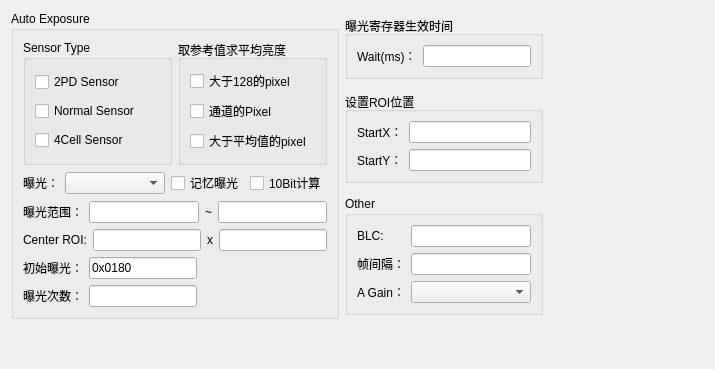
<?xml version="1.0" encoding="UTF-8"?>
<ui version="4.0">
 <class>ConfWidget</class>
 <widget class="QWidget" name="ConfWidget">
  <property name="geometry">
   <rect>
    <x>0</x>
    <y>0</y>
    <width>715</width>
    <height>369</height>
   </rect>
  </property>
  <property name="windowTitle">
   <string>Form</string>
  </property>
  <layout class="QGridLayout" name="gridLayout_4">
   <item row="0" column="0" rowspan="3">
    <widget class="QGroupBox" name="groupBox">
     <property name="sizePolicy">
      <sizepolicy hsizetype="Fixed" vsizetype="Fixed">
       <horstretch>0</horstretch>
       <verstretch>0</verstretch>
      </sizepolicy>
     </property>
     <property name="title">
      <string>Auto Exposure</string>
     </property>
     <layout class="QGridLayout" name="gridLayout_3">
      <item row="0" column="0">
       <layout class="QHBoxLayout" name="horizontalLayout">
        <item>
         <widget class="QGroupBox" name="groupBox_3">
          <property name="title">
           <string>Sensor Type</string>
          </property>
          <layout class="QVBoxLayout" name="verticalLayout">
           <item>
            <widget class="QCheckBox" name="checkBox2PD">
             <property name="text">
              <string>2PD Sensor</string>
             </property>
            </widget>
           </item>
           <item>
            <widget class="QCheckBox" name="checkBoxNormal">
             <property name="text">
              <string>Normal Sensor</string>
             </property>
            </widget>
           </item>
           <item>
            <widget class="QCheckBox" name="checkBox4Cell">
             <property name="text">
              <string>4Cell Sensor</string>
             </property>
            </widget>
           </item>
          </layout>
         </widget>
        </item>
        <item>
         <widget class="QGroupBox" name="groupBox_5">
          <property name="title">
           <string>取参考值求平均亮度</string>
          </property>
          <layout class="QVBoxLayout" name="verticalLayout_2">
           <item>
            <widget class="QCheckBox" name="checkBox128Pixel">
             <property name="text">
              <string>大于128的pixel</string>
             </property>
            </widget>
           </item>
           <item>
            <widget class="QCheckBox" name="checkBoxChlPixel">
             <property name="text">
              <string>通道的Pixel</string>
             </property>
            </widget>
           </item>
           <item>
            <widget class="QCheckBox" name="checkBoxAvgPixel">
             <property name="text">
              <string>大于平均值的pixel</string>
             </property>
            </widget>
           </item>
          </layout>
         </widget>
        </item>
       </layout>
      </item>
      <item row="1" column="0">
       <layout class="QHBoxLayout" name="horizontalLayout_7">
        <item>
         <widget class="QLabel" name="label_11">
          <property name="text">
           <string>曝光：</string>
          </property>
         </widget>
        </item>
        <item>
         <widget class="QComboBox" name="comboBoxAEMode">
          <property name="sizePolicy">
           <sizepolicy hsizetype="Expanding" vsizetype="Fixed">
            <horstretch>0</horstretch>
            <verstretch>0</verstretch>
           </sizepolicy>
          </property>
         </widget>
        </item>
        <item>
         <widget class="QCheckBox" name="checkBoxRememberAE">
          <property name="text">
           <string>记忆曝光</string>
          </property>
         </widget>
        </item>
        <item>
         <widget class="QCheckBox" name="checkBox10Bit">
          <property name="text">
           <string>10Bit计算</string>
          </property>
         </widget>
        </item>
       </layout>
      </item>
      <item row="2" column="0">
       <layout class="QHBoxLayout" name="horizontalLayout_6">
        <item>
         <widget class="QLabel" name="label_12">
          <property name="text">
           <string>曝光范围：</string>
          </property>
         </widget>
        </item>
        <item>
         <widget class="QLineEdit" name="lineEditAEMinVal"/>
        </item>
        <item>
         <widget class="QLabel" name="label_13">
          <property name="text">
           <string>~</string>
          </property>
         </widget>
        </item>
        <item>
         <widget class="QLineEdit" name="lineEditAEMaxVal"/>
        </item>
       </layout>
      </item>
      <item row="3" column="0">
       <layout class="QHBoxLayout" name="horizontalLayout_5">
        <item>
         <widget class="QLabel" name="label_14">
          <property name="text">
           <string>Center ROI:</string>
          </property>
         </widget>
        </item>
        <item>
         <widget class="QLineEdit" name="lineEditROIRatioH"/>
        </item>
        <item>
         <widget class="QLabel" name="label_15">
          <property name="text">
           <string>x</string>
          </property>
         </widget>
        </item>
        <item>
         <widget class="QLineEdit" name="lineEditROIRatioW"/>
        </item>
       </layout>
      </item>
      <item row="4" column="0">
       <layout class="QHBoxLayout" name="horizontalLayout_8">
        <item>
         <layout class="QHBoxLayout" name="horizontalLayout_4">
          <item>
           <widget class="QLabel" name="label_18">
            <property name="text">
             <string>初始曝光：</string>
            </property>
           </widget>
          </item>
          <item>
           <widget class="QLineEdit" name="lineEditAEInfinitiVal">
            <property name="text">
             <string>0x0180</string>
            </property>
           </widget>
          </item>
         </layout>
        </item>
        <item>
         <spacer name="horizontalSpacer">
          <property name="orientation">
           <enum>Qt::Horizontal</enum>
          </property>
          <property name="sizeHint" stdset="0">
           <size>
            <width>40</width>
            <height>20</height>
           </size>
          </property>
         </spacer>
        </item>
       </layout>
      </item>
      <item row="5" column="0">
       <layout class="QHBoxLayout" name="horizontalLayout_9">
        <item>
         <layout class="QHBoxLayout" name="horizontalLayout_3">
          <item>
           <widget class="QLabel" name="label_17">
            <property name="text">
             <string>曝光次数：</string>
            </property>
           </widget>
          </item>
          <item>
           <widget class="QLineEdit" name="lineEditAETimes"/>
          </item>
         </layout>
        </item>
        <item>
         <spacer name="horizontalSpacer_2">
          <property name="orientation">
           <enum>Qt::Horizontal</enum>
          </property>
          <property name="sizeHint" stdset="0">
           <size>
            <width>40</width>
            <height>20</height>
           </size>
          </property>
         </spacer>
        </item>
       </layout>
      </item>
     </layout>
    </widget>
   </item>
   <item row="0" column="1">
    <widget class="QGroupBox" name="groupBox_2">
     <property name="sizePolicy">
      <sizepolicy hsizetype="Preferred" vsizetype="Fixed">
       <horstretch>0</horstretch>
       <verstretch>0</verstretch>
      </sizepolicy>
     </property>
     <property name="title">
      <string>曝光寄存器生效时间</string>
     </property>
     <layout class="QHBoxLayout" name="horizontalLayout_2">
      <item>
       <widget class="QLabel" name="label_2">
        <property name="text">
         <string>Wait(ms)：</string>
        </property>
       </widget>
      </item>
      <item>
       <widget class="QLineEdit" name="lineEditErrCode"/>
      </item>
     </layout>
    </widget>
   </item>
   <item row="1" column="1">
    <widget class="QGroupBox" name="groupBox_4">
     <property name="sizePolicy">
      <sizepolicy hsizetype="Preferred" vsizetype="Fixed">
       <horstretch>0</horstretch>
       <verstretch>0</verstretch>
      </sizepolicy>
     </property>
     <property name="title">
      <string>设置ROI位置</string>
     </property>
     <layout class="QGridLayout" name="gridLayout">
      <item row="0" column="0">
       <widget class="QLabel" name="label_19">
        <property name="text">
         <string>StartX：</string>
        </property>
       </widget>
      </item>
      <item row="0" column="1">
       <widget class="QLineEdit" name="lineEditROIStartX"/>
      </item>
      <item row="1" column="0">
       <widget class="QLabel" name="label_20">
        <property name="text">
         <string>StartY：</string>
        </property>
       </widget>
      </item>
      <item row="1" column="1">
       <widget class="QLineEdit" name="lineEditROIStartY"/>
      </item>
     </layout>
    </widget>
   </item>
   <item row="1" column="2">
    <spacer name="horizontalSpacer_3">
     <property name="orientation">
      <enum>Qt::Horizontal</enum>
     </property>
     <property name="sizeHint" stdset="0">
      <size>
       <width>40</width>
       <height>20</height>
      </size>
     </property>
    </spacer>
   </item>
   <item row="2" column="1">
    <widget class="QGroupBox" name="groupBox_6">
     <property name="sizePolicy">
      <sizepolicy hsizetype="Preferred" vsizetype="Fixed">
       <horstretch>0</horstretch>
       <verstretch>0</verstretch>
      </sizepolicy>
     </property>
     <property name="title">
      <string>Other</string>
     </property>
     <layout class="QGridLayout" name="gridLayout_2">
      <item row="0" column="0">
       <widget class="QLabel" name="label_16">
        <property name="text">
         <string>BLC:</string>
        </property>
       </widget>
      </item>
      <item row="0" column="1">
       <widget class="QLineEdit" name="lineEditBLC"/>
      </item>
      <item row="1" column="0">
       <widget class="QLabel" name="label">
        <property name="text">
         <string>帧间隔：</string>
        </property>
       </widget>
      </item>
      <item row="1" column="1">
       <widget class="QLineEdit" name="lineEditFrame"/>
      </item>
      <item row="2" column="0">
       <widget class="QLabel" name="label_3">
        <property name="text">
         <string>A Gain：</string>
        </property>
       </widget>
      </item>
      <item row="2" column="1">
       <widget class="QComboBox" name="comboBoxAnalogGain"/>
      </item>
     </layout>
    </widget>
   </item>
   <item row="3" column="0">
    <spacer name="verticalSpacer">
     <property name="orientation">
      <enum>Qt::Vertical</enum>
     </property>
     <property name="sizeHint" stdset="0">
      <size>
       <width>20</width>
       <height>72</height>
      </size>
     </property>
    </spacer>
   </item>
  </layout>
 </widget>
 <resources/>
 <connections/>
</ui>
